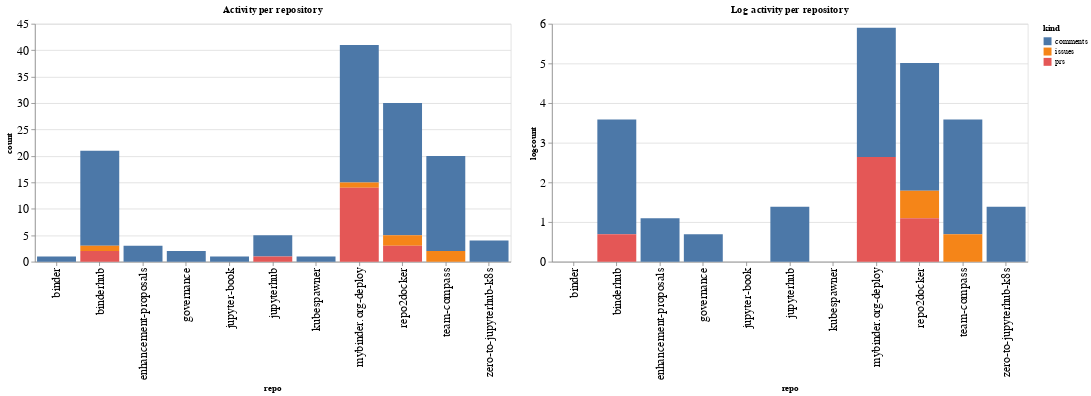

This figure's notebook cell:
### Code cell
ch1 = alt.Chart(repo_summaries, width=600, title="Activity per repository").mark_bar().encode(
    x='repo',
    y='count',
    color='kind',
    tooltip="kind"
)

ch2 = alt.Chart(repo_summaries, width=600, title="Log activity per repository").mark_bar().encode(
    x='repo',
    y='logcount',
    color='kind',
    tooltip="kind"
)

ch1 | ch2

### Figure 1 — Vega-Lite specification as saved in the notebook (floating-point values rounded to 4 significant figures)
{"config": {"axisLeft": {"labelFontSize": 15}, "axisBottom": {"labelFontSize": 15}}, "hconcat": [{"mark": "bar", "encoding": {"color": {"type": "nominal", "field": "kind"}, "tooltip": {"type": "nominal", "field": "kind"}, "x": {"type": "nominal", "field": "repo"}, "y": {"type": "quantitative", "field": "count"}}, "title": "Activity per repository", "width": 600}, {"mark": "bar", "encoding": {"color": {"type": "nominal", "field": "kind"}, "tooltip": {"type": "nominal", "field": "kind"}, "x": {"type": "nominal", "field": "repo"}, "y": {"type": "quantitative", "field": "logcount"}}, "title": "Log activity per repository", "width": 600}], "data": {"name": "data-75bcdfd20675e5db5e628bc621e0f5e0"}, "$schema": "https://vega.github.io/schema/vega-lite/v4.8.1.json", "datasets": {"data-75bcdfd20675e5db5e628bc621e0f5e0": [{"repo": "binder", "kind": "comments", "count": 1, "logcount": 0.0}, {"repo": "binderhub", "kind": "comments", "count": 18, "logcount": 2.89}, {"repo": "binderhub", "kind": "issues", "count": 1, "logcount": 0.0}, {"repo": "binderhub", "kind": "prs", "count": 2, "logcount": 0.6931}, {"repo": "enhancement-proposals", "kind": "comments", "count": 3, "logcount": 1.099}, {"repo": "governance", "kind": "comments", "count": 2, "logcount": 0.6931}, {"repo": "jupyter-book", "kind": "comments", "count": 1, "logcount": 0.0}, {"repo": "jupyterhub", "kind": "comments", "count": 4, "logcount": 1.386}, {"repo": "jupyterhub", "kind": "prs", "count": 1, "logcount": 0.0}, {"repo": "kubespawner", "kind": "comments", "count": 1, "logcount": 0.0}, {"repo": "mybinder.org-deploy", "kind": "comments", "count": 26, "logcount": 3.258}, {"repo": "mybinder.org-deploy", "kind": "issues", "count": 1, "logcount": 0.0}, {"repo": "mybinder.org-deploy", "kind": "prs", "count": 14, "logcount": 2.639}, {"repo": "repo2docker", "kind": "comments", "count": 25, "logcount": 3.219}, {"repo": "repo2docker", "kind": "issues", "count": 2, "logcount": 0.6931}, {"repo": "repo2docker", "kind": "prs", "count": 3, "logcount": 1.099}, {"repo": "team-compass", "kind": "comments", "count": 18, "logcount": 2.89}, {"repo": "team-compass", "kind": "issues", "count": 2, "logcount": 0.6931}, {"repo": "zero-to-jupyterhub-k8s", "kind": "comments", "count": 4, "logcount": 1.386}]}}
